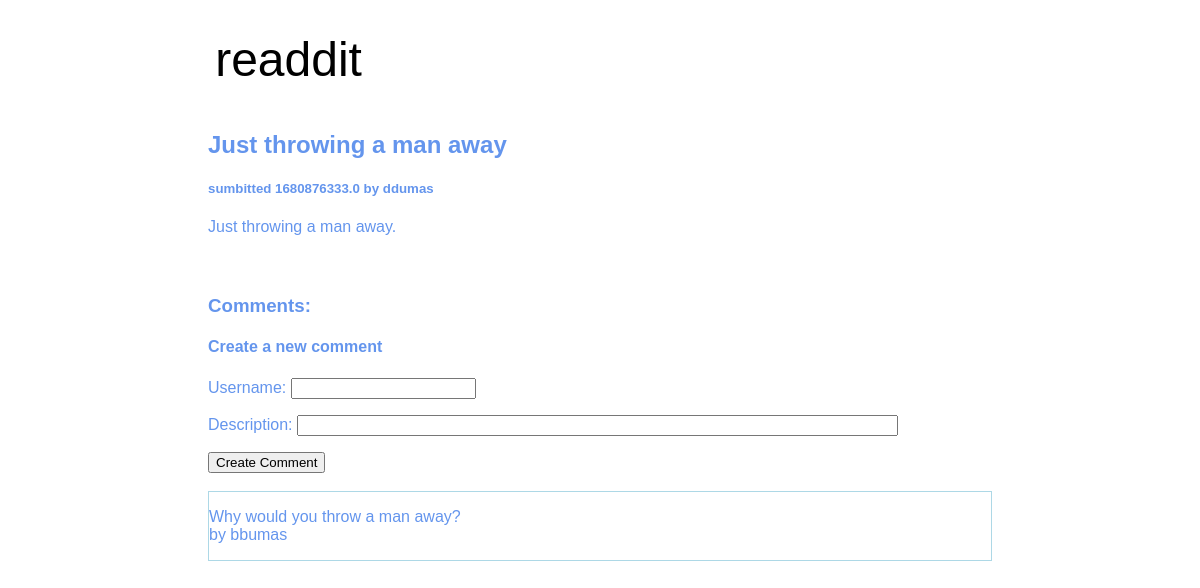
The app's page /post/1/ with its own data.
### tables this page shows
CREATE TABLE posts (
    poid INTEGER PRIMARY KEY,
    title TEXT NOT NULL,
    description TEXT NOT NULL,
    user TEXT NOT NULL,
    created_ts REAL NOT NULL,
    votes REAL,
    subreaddit TEXT NOT NULL
);

CREATE TABLE comments (
    coid INTEGER PRIMARY KEY,
    poid INTEGER NOT NULL,
    description TEXT NOT NULL,
    user TEXT NOT NULL,
    created_ts REAL NOT NULL
);

### old_readdit.py (the view)
@app.route('/post/<int:poid>/')
def post(poid):
    con = sqlite3.connect(DB_FILE) #connects to database
    res = con.execute( #gets information about post from designated poid
        '''
        SELECT title,description,user,created_ts FROM posts WHERE poid = ?;
        ''',
        (poid,),
    )
    title,description,user,created_ts = res.fetchone() #assigns information to variables
    res_com = con.execute( #gets information about comments from designated poid
        """
        SELECT description,user,created_ts FROM comments WHERE poid = ?;
        """,
        (poid,),
    )
    comments_data = []
    for row in res_com: # for each row in the result, takes information and assigns each column to a key in a dictionary
        d = {
            'description': row[0],
            'user': row[1],
            'created_ts': row[2],
        }
        comments_data.append(d)
    con.close()
    return flask.render_template( #goes to post.html page and transfers information from variables
        "post.html",
        title = title,
        description = description,
        user = user,
        created_ts = created_ts,
        comments_data = comments_data,
        poid = poid
    )

### templates/post.html (shortened to what this page needs)
<!DOCTYPE html>
<html>
    <head>
        <link rel="stylesheet" href = '/static/old_readdit.css'>
    </head>
    <body>
        <div class="logo-header">
            <h1><a href='/'>readdit</a></h1>
        </div>
        <div class="post-panel">
            <h2>{{ title }}</h2>
            <h5>sumbitted {{ created_ts }} by {{ user }}</h5>
            <p>{{ description }}</p>
        </div>
        <div class="comments-panel-head">
            <h3>Comments:</h3>
            <h4>Create a new comment</h4>
            <form action="/newcomment/{{poid}}/submit" method="post">
                <p>
                    <label for="user">Username:</label>
                    <input type="text" id="user" name="user">
                </p>
                <p>
                    <label for="description">Description:</label>
                    <input type="text" id="description" name="description" size="72">
                </p>
                <input type="submit" value="Create Comment">
            </form>
            <br>
            {% for comment in comments_data %}
            <div class="comments-panel">
                <div class="comment">
                    <p class="comment-description">{{comment['description']}} <br>by {{comment['user']}}</p>
                </div>
            </div>
            {% endfor  %}
        </div>
    </body>
</html>

### static/old_readdit.css (style rules this page uses)
body { font-family: "Helvetica", sans-serif; max-width: 50rem; padding: 1em; margin: auto; background: white; color: cornflowerblue; }
body>div { padding: 0.5em; margin-top: 0.5em; margin-bottom: 0.5em; }
div.logo-header { text-align: left; overflow: auto; background: none; color: black; }
div.logo-header a { text-decoration: none; color: inherit; }
.comments-panel { border: 1px solid lightblue; }
div.logo-header h1 { font-family: 'Nunito', sans-serif; font-weight: normal; font-size: 36pt; display: inline-block; width: auto; margin: auto; padding-top: 0; padding-bottom: 0; padding-left: 0.15em; padding-right: 0.3em; }

### records on screen
posts: title "Just throwing a man away", created_ts "1680876333.0", user "ddumas", description "Just throwing a man away."
comments: description "Why would you throw a man away?", user "bbumas"
